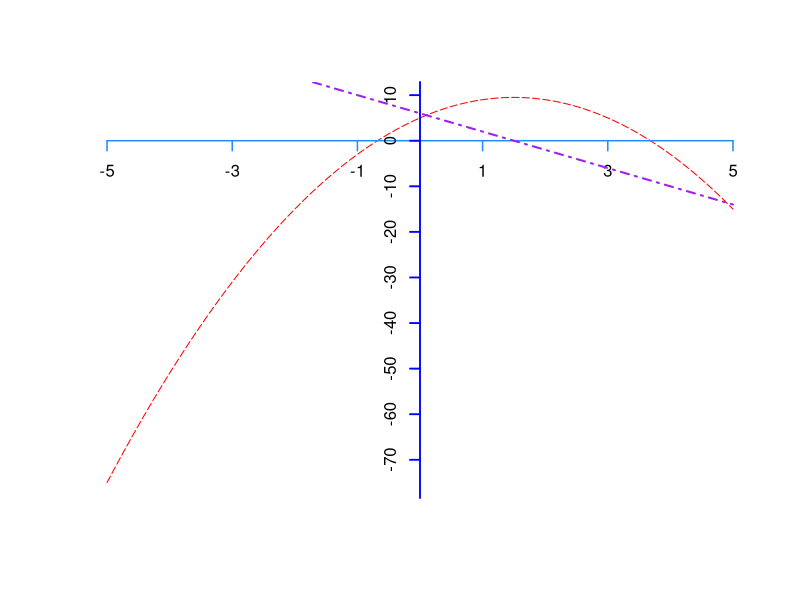
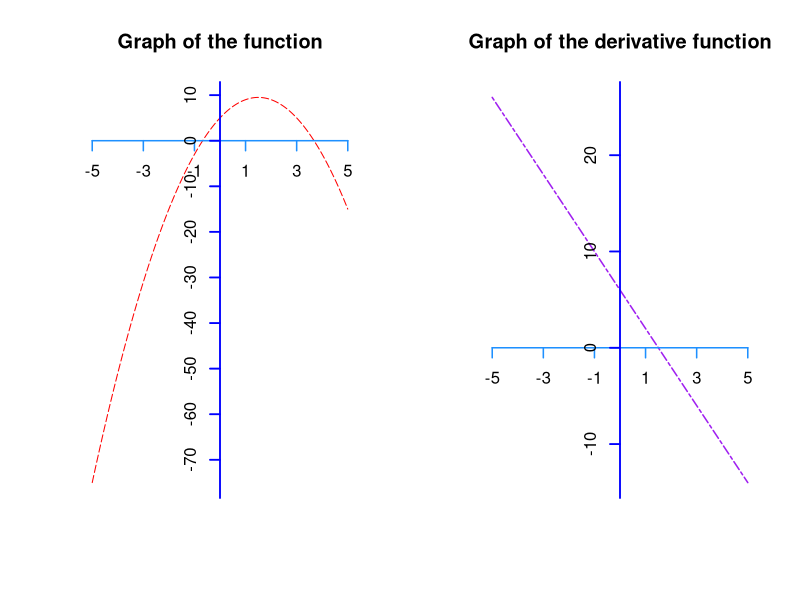
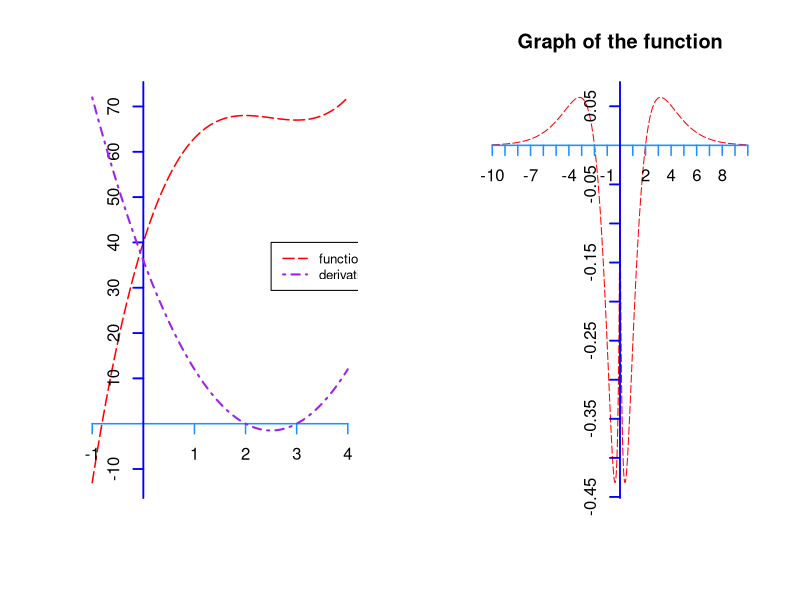

Source code (R) for these figures, in order:
## ---- chunk 1
## max
newton=function(ftn,x0,tol=0.00001,iter.max=100){
  x=x0;
  fx=ftn(x);
  iter=0;
  while(abs(fx[2])>tol & (iter<iter.max)){
    x=x-fx[2]/fx[3]
    fx=ftn(x)
    iter=iter+1
    cat("number of iterations is",iter,"\n")
  }
  if(iter>=iter.max){
    cat("Algorithm failed to converge: try again \n")
    return(NULL)
  }else{
    cat("Algorithm converges \n")
    val=ftn(x)
    if(val[3]>0){
      cat("Second derivative is positive. So, the local minimum value is: ",x,"\n")
      return(x)
    }else{
      cat("Second derivative is negative. So, the local maximum value is: ",x,"\n")
      return(x)
    }
  }
}


## ---- chunk 2
x=seq(-5,5,0.001)
y1=-2*x^2+6*x +5
y2=-4*x +6  ## Derivative
plot(x,y1,type="l",lty=5,bty="n",col="red",xaxt="n",yaxt="n",xlab="",ylab="")
xlabel=seq(-5,5,2)
xlabel=xlabel[xlabel!=0]
ylabel=seq(-100,50,10)
axis(1,xlabel,pos=0,lwd=1.5,col="dodgerblue")
axis(2,ylabel,pos=0,lwd=1.8,col="blue")
lines(x,y2,col="purple",lwd=2,lty=4)

## ---- chunk 3
x=seq(-5,5,0.001)
y1=-2*x^2+6*x +5
y2=-4*x +6  ## Derivative
par(mfrow=c(1,2))
plot(x,y1,type="l",lty=5,bty="n",col="red",xaxt="n",yaxt="n",xlab="",ylab="",main="Graph of the function")

xlabel=seq(-5,5,2)
xlabel=xlabel[xlabel!=0]
ylabel=seq(-100,50,10)
axis(1,xlabel,pos=0,lwd=1.5,col="dodgerblue")
axis(2,ylabel,pos=0,lwd=1.8,col="blue")

plot(x,y2,type="l",lwd=1.5,lty=6,bty="n",col="purple",xaxt="n",yaxt="n",xlab="",ylab="",main="Graph of the derivative function")

xlabel=seq(-5,5,2)
xlabel=xlabel[xlabel!=0]
ylabel=seq(-100,50,10)
axis(1,xlabel,pos=0,lwd=1.5,col="dodgerblue")
axis(2,ylabel,pos=0,lwd=1.8,col="blue")

## ---- chunk 4
my_quad1=function(x){
  fx=-2*x^2+6*x+5
  dfx=-4*x+6
  dfx2=-4
  return(c(fx,dfx,dfx2))
}

## ---- chunk 5

newton(my_quad1,1)

newton(my_quad1,5)


## ---- chunk 6
x=seq(-1,4,0.001)
y1=2*x^3-15*x^2+36*x+40
y2=6*x^2 -30*x+36  ## Derivative
plot(x,y1,type="l",lwd=1.5,lty=5,bty="n",col="red",xaxt="n",yaxt="n",xlab="",ylab="")
xlabel=seq(-1,4,1)
xlabel=xlabel[xlabel!=0]
ylabel=seq(-100,100,10)
ylabel=ylabel[ylabel!=0]
axis(1,xlabel,pos=0,lwd=1.5,col="dodgerblue")
axis(2,ylabel,pos=0,lwd=1.8,col="blue")
lines(x,y2,col="purple",lwd=2,lty=4)
legend(2.5,40,legend = c("function","derivative"),col=c("red","purple"),lty=c(5,4),lwd=c(1.5,2),cex=0.8)

## ---- chunk 7
my_quad1=function(x){
  fx=2*x^3-15*x^2+36*x+40
  dfx=6*x^2-30*x+36
  dfx1=12*x-30
  return(c(fx,dfx,dfx1))
}


## ---- chunk 8
newton(my_quad1,0)

## ---- chunk 9
newton(my_quad1,5)

## ---- chunk 10
golden_section=function(ftn, xl,xm,xr,tol=0.0000001){
  ## Check for inputs
  f.l=ftn(xl);
  f.m=ftn(xm);
  f.r=ftn(xr);
  
  
  if(f.l>=f.m){
    cat("error: f.l>=f.m \n")
    return(NULL)
  }
  
  if(f.r>=f.m){
    cat("error:f.r>=f.m \n")
    return(NULL)
  }
  # golden ratio plus one
  gr1 <- 1 + (1 + sqrt(5))/2;
  
  while(xr-xl>tol){
    if((xr-xm)>(xm-xl)){
      y=xm+(xr-xm)/gr1
      f.y=ftn(y)
      if(f.y>=f.m){
        xl=xm
        xm=y
        f.l=f.m
        f.m=f.y
      }else{
        xr=y
        xm=y
        f.r=f.y
      }
    }else{
      y=xm-(xm-xl)/gr1
      f.y=ftn(y)
      if(f.y>=f.m){
        xr=xm
        f.r=f.m
        xm=y
        f.m=f.y
      }else{
        xl=y
        f.l=f.y
      }
    }
  }
  cat("The function has maximum value at",xm,"\n")
  return(xm)
}


## ---- chunk 11
my_quad=function(x){
  fx=-2*x^2+6*x+5
  return(fx)
}

## ---- chunk 12
golden_section(my_quad,0,1,3)

## ---- chunk 13
my_func3=function(x){
  y=vector()
  for ( i in 1:length(x))
  if (x[i] ==0){
    y[i]=0
  }else{
    y[i]= abs(x[i])*log(abs(x[i])/2)*exp(-abs(x[i]))
  }
  return(y)
}
my_func3(0.5)
## ---- chunk 14
x=seq(-10,10,0.001)
y=my_func3(x)
plot(x,y,type="l",lty=5,bty="n",col="red",xaxt="n",yaxt="n",xlab="",ylab="",main="Graph of the function")

xlabel=seq(-10,10,1)
xlabel=xlabel[xlabel!=0]
ylabel=seq(-1,0.2,0.05)
ylabel=ylabel[ylabel!=0]
axis(1,xlabel,pos=0,lwd=1.5,col="dodgerblue")
axis(2,ylabel,pos=0,lwd=1.8,col="blue")


## ---- chunk 15
golden_section(my_func3,2.1,2.3,5)
my_func3(3.170464)
